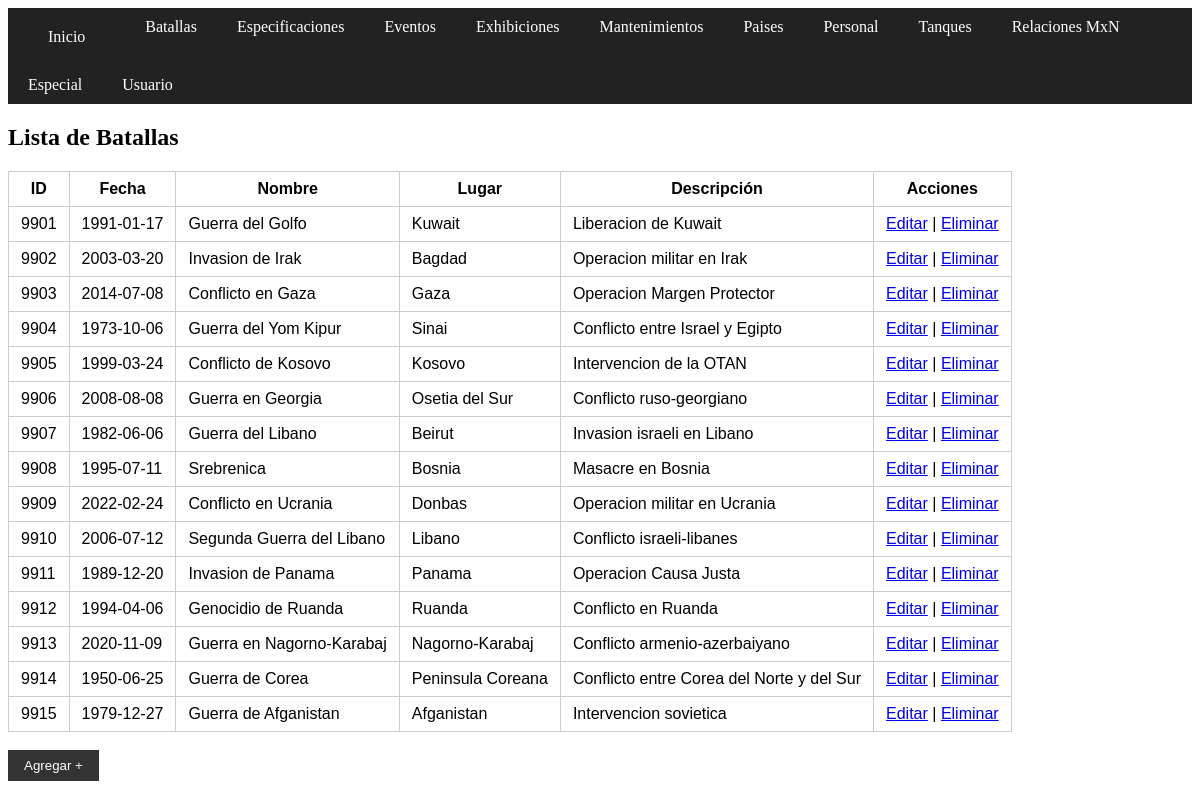
Page /batallas/read.php on the committed database.
### tables this page shows
CREATE TABLE `batallas` (
  `id_batalla` int(11) NOT NULL AUTO_INCREMENT,
  `fecha` date DEFAULT NULL,
  `nombre_batalla` varchar(100) DEFAULT NULL,
  `lugar_batalla` varchar(100) DEFAULT NULL,
  `descripcion_batalla` varchar(50) DEFAULT NULL,
  PRIMARY KEY (`id_batalla`)
);

### batallas/read.php (the view, shortened to what this page needs)
<?php
include_once "../config.php";
$sql = "SELECT * FROM batallas ORDER BY id_batalla";
$result = $conn->query($sql);
?>
<!DOCTYPE html>
<html>
<head>
    <link rel="stylesheet" href="../estilos.css">
</head>
<body>
<?php include "../menu.php"; ?>
<h2>Lista de Batallas</h2>
<table>
    <tr>
        <th>ID</th>
        <th>Fecha</th>
        <th>Nombre</th>
        <th>Lugar</th>
        <th>Descripción</th>
        <th>Acciones</th>
    </tr>
    <?php while($row = $result->fetch_assoc()): ?>
    <tr>
        <td><?= $row['id_batalla'] ?></td>
        <td><?= $row['fecha'] ?></td>
        <td><?= $row['nombre_batalla'] ?></td>
        <td><?= $row['lugar_batalla'] ?></td>
        <td><?= $row['descripcion_batalla'] ?></td>
        <td>
            <a href="update.php?id=<?= $row['id_batalla'] ?>">Editar</a> |
            <a href="delete.php?id=<?= $row['id_batalla'] ?>" onclick="return confirm('¿Seguro que deseas borrar esta batalla?')">Eliminar</a>
        </td>
    </tr>
    <?php endwhile; ?>
</table> <br>
<form><input type="submit" value="Agregar +" formaction="create.php"></form>
</body>
</html>

### estilos.css (style rules this page uses)
table { font-family: sans-serif; border-collapse: collapse; background: #fff; }
th, td { padding: 8px 12px; border: 1px solid #ccc; }
input[type="submit"] { padding: 8px 16px; background: #333; color: #fff; border: none; }

### rows in the picture
batallas: id_batalla "9901", fecha "1991-01-17", nombre_batalla "Guerra del Golfo", lugar_batalla "Kuwait", descripcion_batalla "Liberacion de Kuwait"
batallas: id_batalla "9902", fecha "2003-03-20", nombre_batalla "Invasion de Irak", lugar_batalla "Bagdad", descripcion_batalla "Operacion militar en Irak"
batallas: id_batalla "9903", fecha "2014-07-08", nombre_batalla "Conflicto en Gaza", lugar_batalla "Gaza", descripcion_batalla "Operacion Margen Protector"
batallas: id_batalla "9904", fecha "1973-10-06", nombre_batalla "Guerra del Yom Kipur", lugar_batalla "Sinai", descripcion_batalla "Conflicto entre Israel y Egipto"
batallas: id_batalla "9905", fecha "1999-03-24", nombre_batalla "Conflicto de Kosovo", lugar_batalla "Kosovo", descripcion_batalla "Intervencion de la OTAN"
batallas: id_batalla "9906", fecha "2008-08-08", nombre_batalla "Guerra en Georgia", lugar_batalla "Osetia del Sur", descripcion_batalla "Conflicto ruso-georgiano"
batallas: id_batalla "9907", fecha "1982-06-06", nombre_batalla "Guerra del Libano", lugar_batalla "Beirut", descripcion_batalla "Invasion israeli en Libano"
batallas: id_batalla "9908", fecha "1995-07-11", nombre_batalla "Srebrenica", lugar_batalla "Bosnia", descripcion_batalla "Masacre en Bosnia"
batallas: id_batalla "9909", fecha "2022-02-24", nombre_batalla "Conflicto en Ucrania", lugar_batalla "Donbas", descripcion_batalla "Operacion militar en Ucrania"
batallas: id_batalla "9910", fecha "2006-07-12", nombre_batalla "Segunda Guerra del Libano", lugar_batalla "Libano", descripcion_batalla "Conflicto israeli-libanes"
batallas: id_batalla "9911", fecha "1989-12-20", nombre_batalla "Invasion de Panama", lugar_batalla "Panama", descripcion_batalla "Operacion Causa Justa"
batallas: id_batalla "9912", fecha "1994-04-06", nombre_batalla "Genocidio de Ruanda", lugar_batalla "Ruanda", descripcion_batalla "Conflicto en Ruanda"
batallas: id_batalla "9913", fecha "2020-11-09", nombre_batalla "Guerra en Nagorno-Karabaj", lugar_batalla "Nagorno-Karabaj", descripcion_batalla "Conflicto armenio-azerbaiyano"
batallas: id_batalla "9914", fecha "1950-06-25", nombre_batalla "Guerra de Corea", lugar_batalla "Peninsula Coreana", descripcion_batalla "Conflicto entre Corea del Norte y del Sur"
batallas: id_batalla "9915", fecha "1979-12-27", nombre_batalla "Guerra de Afganistan", lugar_batalla "Afganistan", descripcion_batalla "Intervencion sovietica"
